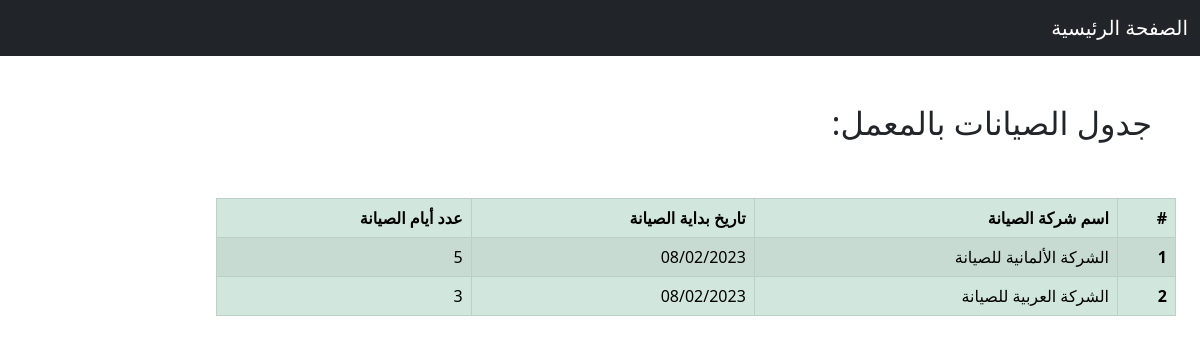
The app's page /maintainance/ with its own data.
### main/models.py (models this page shows, shortened)
class Maintainance(models.Model):
    company = models.CharField(max_length=150, verbose_name='اسم شركة الصيانة')
    start_date = models.DateField(verbose_name='تاريخ البدء')
    duration = models.PositiveSmallIntegerField(
        verbose_name='مدة أيام الصيانة')

### main/views.py (the view)
# urls.py: path('maintainance/', views.maintainance_list, name='maintainance'),
def maintainance_list(request):
    maintainances = Maintainance.objects.all()
    return render(request, 'main/maintainance.html', {'maintainances': maintainances})

### templates/main/maintainance.html (shortened to what this page needs)
{% extends "main/lab.html" %}
{% load my_filters %}
{% block header%}
<h2 class="p-5">جدول الصيانات بالمعمل: </h3>
{% endblock %}
{% block content %}
<div class="px-4">
  {% if maintainances %}
  <table class="table table-bordered table-striped table-success" style="width:60rem">
    <thead>
      <tr>
        <th scope="col">#</th>
        <th scope="col">اسم شركة الصيانة</th>
        <th scope="col">تاريخ بداية الصيانة</th>
        <th scope="col">عدد أيام الصيانة</th>
      </tr>
    </thead>
    <tbody>
    {% for maintainance in maintainances %}
      <tr>
        <th scope="row">{{ forloop.counter }}</th>
        <td>{{ maintainance.company }}</td>
        <td>{{ maintainance.start_date|date:"d/m/Y" }}</td>
        <td>{{ maintainance.duration }}</td>
      </tr>
    {% endfor %}
    </tbody>
  </table>
  {% else %}
  <h2>لا يوجد جدول بالصيانات</h2>
  {% endif %}
</div>
{% endblock %}

### records on screen
Maintainance: company "الشركة الألمانية للصيانة", start_date "08/02/2023", duration "5"
Maintainance: company "الشركة العربية للصيانة", start_date "08/02/2023", duration "3"
